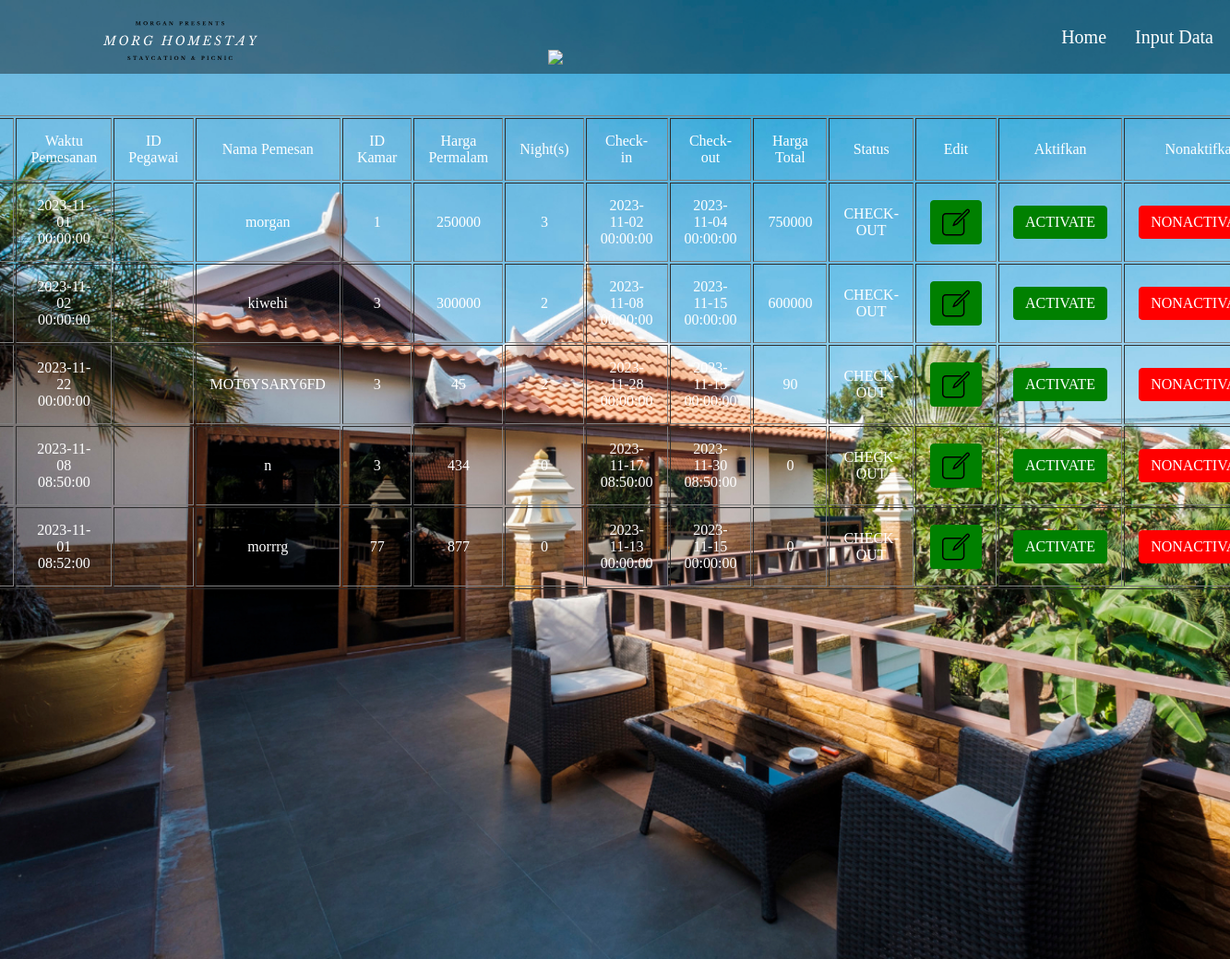
/admin/guests.php, run on the app's committed database.
### tables this page shows
CREATE TABLE `tamu` (
  `idorder` int(16) NOT NULL,
  `ordertime` datetime DEFAULT NULL,
  `idpgw` varchar(36) NOT NULL,
  `namatamu` varchar(36) DEFAULT NULL,
  `idkamar` varchar(16) DEFAULT NULL,
  `harga` int(36) DEFAULT NULL,
  `nights` int(16) DEFAULT NULL,
  `checkin` datetime DEFAULT NULL,
  `checkout` datetime DEFAULT NULL,
  `totalharga` int(36) NOT NULL,
  `status` varchar(36) NOT NULL
);

### admin/guests.php (the view, shortened to what this page needs)
<html>
    <head>
        <link rel="stylesheet" href="style.css">
    </head>
    <body>
    <div class="wrapper">
        <nav class="navbar">
                <img class="logo" src="logo.svg">
                <img class="logo2" src="#">
                <ul> <li> <a href="input-guest.php"> Input Data </a> </li> </ul>
                <ul> <li> <a href="index.php"> Home </a> </li> </ul>
        </nav>
        <div class="table">
        <table border = "1">
            <tr>
                <td> ID Order </td>
                <td> Waktu Pemesanan </td>
                <td> ID Pegawai </td>
                <td> Nama Pemesan </td>
                <td> ID Kamar </td>
                <td> Harga Permalam </td>
                <td> Night(s) </td>
                <td> Check-in </td>
                <td> Check-out </td>
                <td> Harga Total </td>
                <td> Status </td>
                <td> Edit </td>
                <td> Aktifkan </td>
                <td> Nonaktifkan </td>
            </tr>
            <?php
            include "koneksi.php";
            $data = mysqli_query($koneksi,"select * from tamu");
            while($d=mysqli_fetch_array($data)) {
                ?>
                <tr>
                <td><?php echo $d['idorder']?></td>
                <td><?php echo $d['ordertime']?></td>
                <td><?php echo $d['idpgw']?></td>
                <td><?php echo $d['namatamu']?></td>
                <td><?php echo $d['idkamar']?></td>
                <td><?php echo $d['harga']?></td>
                <td><?php echo $d['nights']?></td>
                <td><?php echo $d['checkin']?></td>
                <td><?php echo $d['checkout']?></td>
                <td><?php echo $d['totalharga']?></td>
                <td><?php echo $d['status']?></td>
                <td><a href="edit-tamu.php?idorder=<?php echo $d['idorder']; ?>" class="roombuttonh"> <img src="editr.svg" alt="EDIT" height="30" width="30"> </a> </td>
                <td><a href="aktivasi-tamu.php?idorder=<?php echo $d['idorder']; ?>" class="roombuttonh"> ACTIVATE </a> </td>
                <td><a href="nonaktif-tamu.php?idorder=<?php echo $d['idorder']; ?>" class="roombuttonr"> NONACTIVATE </a> </td>
                </tr>
                <?php
            }
            ?>
        </table> <br>
        </div>
    </div>
    </body>
</html>

### admin/style.css (style rules this page uses)
* { padding: 0; margin: 0; }
.wrapper { background: url(relax-area-resort.jpg) no-repeat; background-size: cover; height: 130vh; }
.wrapper table { width: 100%; }
.wrapper td { padding: 10px; }
.navbar { height:80px; width: 100%; background: rgba(0,0,0,0.4) }
.logo { width: auto; height: auto; padding: 20px 100px; }
.logo2 { padding: 20px 200px; }
.navbar ul { float: right; margin-right: 5px; }
.navbar ul li { list-style: none; margin: 0 0; display: inline-block; line-height: 80px; }
.navbar ul li a { text-decoration: none; color: white; font-size: 20px; padding: 6px 13px; margin: 0 0; }
.table { box-sizing: border-box; margin: 45px; font-family:'Times New Roman', Times, serif; max-width: 1000px; margin: 25px auto; border-radius: 30px; border-collapse: collapse; width: 100%; font-size: 14px; white-space: nowrap; display: flex; justify-content: center; padding: 20px; max-height: 500px; }
.table tr td { color: rgb(255, 255, 255); padding: 15px; text-align: center; }
.table td { padding: 15px; }

### admin/guests.php (style rules this page uses)
.roombuttonr { display: inline-block; padding: 8px 12px; text-align: center; text-decoration: none; cursor: pointer; border: 1px solid red; border-radius: 4px; background-color: red; color: white; }
.roombuttonh { display: inline-block; padding: 8px 12px; text-align: center; text-decoration: none; cursor: pointer; border: 1px solid green; border-radius: 4px; background-color: green; color: white; }
.roombuttonh img { vertical-align: middle; }

### data on the page
tamu: ordertime "2023-11-01 00:00:00", namatamu "morgan", idkamar "1", harga "250000", nights "3", checkin "2023-11-02 00:00:00", checkout "2023-11-04 00:00:00", totalharga "750000", status "CHECK-OUT"
tamu: ordertime "2023-11-02 00:00:00", namatamu "kiwehi", idkamar "3", harga "300000", nights "2", checkin "2023-11-08 00:00:00", checkout "2023-11-15 00:00:00", totalharga "600000", status "CHECK-OUT"
tamu: ordertime "2023-11-22 00:00:00", namatamu "MOT6YSARY6FD", idkamar "3", harga "45", nights "2", checkin "2023-11-28 00:00:00", checkout "2023-11-15 00:00:00", totalharga "90", status "CHECK-OUT"
tamu: ordertime "2023-11-08 08:50:00", namatamu "n", idkamar "3", harga "434", nights "0", checkin "2023-11-17 08:50:00", checkout "2023-11-30 08:50:00", totalharga "0", status "CHECK-OUT"
tamu: ordertime "2023-11-01 08:52:00", namatamu "morrrg", idkamar "77", harga "877", nights "0", checkin "2023-11-13 00:00:00", checkout "2023-11-15 00:00:00", totalharga "0", status "CHECK-OUT"
